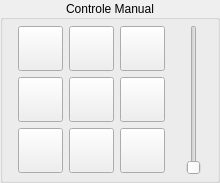
                  <widget class="QGroupBox" name="groupControlManual">
                   <property name="minimumSize">
                    <size>
                     <width>220</width>
                     <height>105</height>
                    </size>
                   </property>
                   <property name="maximumSize">
                    <size>
                     <width>220</width>
                     <height>16777215</height>
                    </size>
                   </property>
                   <property name="title">
                    <string>Controle Manual</string>
                   </property>
                   <property name="alignment">
                    <set>Qt::AlignCenter</set>
                   </property>
                   <property name="flat">
                    <bool>false</bool>
                   </property>
                   <property name="checkable">
                    <bool>false</bool>
                   </property>
                   <layout class="QHBoxLayout" name="horizontalLayout_4">
                    <property name="spacing">
                     <number>0</number>
                    </property>
                    <property name="leftMargin">
                     <number>0</number>
                    </property>
                    <property name="topMargin">
                     <number>0</number>
                    </property>
                    <property name="rightMargin">
                     <number>0</number>
                    </property>
                    <property name="bottomMargin">
                     <number>0</number>
                    </property>
                    <item>
                     <widget class="QFrame" name="frameButtonsManual">
                      <property name="minimumSize">
                       <size>
                        <width>160</width>
                        <height>160</height>
                       </size>
                      </property>
                      <property name="maximumSize">
                       <size>
                        <width>160</width>
                        <height>160</height>
                       </size>
                      </property>
                      <property name="styleSheet">
                       <string notr="true"/>
                      </property>
                      <property name="frameShape">
                       <enum>QFrame::NoFrame</enum>
                      </property>
                      <property name="frameShadow">
                       <enum>QFrame::Plain</enum>
                      </property>
                      <layout class="QGridLayout" name="gridLayout">
                       <property name="leftMargin">
                        <number>0</number>
                       </property>
                       <property name="topMargin">
                        <number>0</number>
                       </property>
                       <property name="rightMargin">
                        <number>0</number>
                       </property>
                       <property name="bottomMargin">
                        <number>0</number>
                       </property>
                       <property name="spacing">
                        <number>0</number>
                       </property>
                       <item row="0" column="2">
                        <widget class="QPushButton" name="buttonUpManual">
                         <property name="minimumSize">
                          <size>
                           <width>45</width>
                           <height>45</height>
                          </size>
                         </property>
                         <property name="maximumSize">
                          <size>
                           <width>45</width>
                           <height>45</height>
                          </size>
                         </property>
                         <property name="text">
                          <string/>
                         </property>
                         <property name="icon">
                          <iconset resource="rsc.qrc">
                           <normaloff>:/imagens/icons/arrow-up.png</normaloff>
                           <normalon>:/imagens/icons/arrow-up-selected.png</normalon>:/imagens/icons/arrow-up.png</iconset>
                         </property>
                         <property name="iconSize">
                          <size>
                           <width>45</width>
                           <height>45</height>
                          </size>
                         </property>
                         <property name="checkable">
                          <bool>false</bool>
                         </property>
                        </widget>
                       </item>
                       <item row="0" column="1">
                        <widget class="QPushButton" name="buttonUpLeftManual">
                         <property name="minimumSize">
                          <size>
                           <width>45</width>
                           <height>45</height>
                          </size>
                         </property>
                         <property name="maximumSize">
                          <size>
                           <width>45</width>
                           <height>45</height>
                          </size>
                         </property>
                         <property name="text">
                          <string/>
                         </property>
                         <property name="icon">
                          <iconset resource="rsc.qrc">
                           <normaloff>:/imagens/icons/arrow-up-left.png</normaloff>
                           <normalon>:/imagens/icons/arrow-up-left-selected.png</normalon>:/imagens/icons/arrow-up-left.png</iconset>
                         </property>
                         <property name="iconSize">
                          <size>
                           <width>45</width>
                           <height>45</height>
                          </size>
                         </property>
                         <property name="checkable">
                          <bool>false</bool>
                         </property>
                        </widget>
                       </item>
                       <item row="1" column="2">
                        <widget class="QPushButton" name="buttonPickUpAndDrop">
                         <property name="minimumSize">
                          <size>
                           <width>45</width>
                           <height>45</height>
                          </size>
                         </property>
                         <property name="maximumSize">
                          <size>
                           <width>45</width>
                           <height>45</height>
                          </size>
                         </property>
                         <property name="text">
                          <string/>
                         </property>
                         <property name="icon">
                          <iconset resource="rsc.qrc">
                           <normaloff>:/imagens/icons/hand.png</normaloff>
                           <normalon>:/imagens/icons/hand_selected.png</normalon>:/imagens/icons/hand.png</iconset>
                         </property>
                         <property name="iconSize">
                          <size>
                           <width>45</width>
                           <height>45</height>
                          </size>
                         </property>
                         <property name="checkable">
                          <bool>true</bool>
                         </property>
                        </widget>
                       </item>
                       <item row="2" column="1">
                        <widget class="QPushButton" name="buttonDownLeftManual">
                         <property name="minimumSize">
                          <size>
                           <width>45</width>
                           <height>45</height>
                          </size>
                         </property>
                         <property name="maximumSize">
                          <size>
                           <width>45</width>
                           <height>45</height>
                          </size>
                         </property>
                         <property name="text">
                          <string/>
                         </property>
                         <property name="icon">
                          <iconset resource="rsc.qrc">
                           <normaloff>:/imagens/icons/arrow-down-left.png</normaloff>
                           <normalon>:/imagens/icons/arrow-down-left-selected.png</normalon>:/imagens/icons/arrow-down-left.png</iconset>
                         </property>
                         <property name="iconSize">
                          <size>
                           <width>45</width>
                           <height>45</height>
                          </size>
                         </property>
                         <property name="checkable">
                          <bool>false</bool>
                         </property>
                        </widget>
                       </item>
                       <item row="2" column="3">
                        <widget class="QPushButton" name="buttonDownRightManual">
                         <property name="minimumSize">
                          <size>
                           <width>45</width>
                           <height>45</height>
                          </size>
                         </property>
                         <property name="maximumSize">
                          <size>
                           <width>45</width>
                           <height>45</height>
                          </size>
                         </property>
                         <property name="text">
                          <string/>
                         </property>
                         <property name="icon">
                          <iconset resource="rsc.qrc">
                           <normaloff>:/imagens/icons/arrow-down-right.png</normaloff>
                           <normalon>:/imagens/icons/arrow-down-right-selected.png</normalon>:/imagens/icons/arrow-down-right.png</iconset>
                         </property>
                         <property name="iconSize">
                          <size>
                           <width>45</width>
                           <height>45</height>
                          </size>
                         </property>
                         <property name="checkable">
                          <bool>false</bool>
                         </property>
                         <property name="autoRepeat">
                          <bool>false</bool>
                         </property>
                         <property name="autoRepeatInterval">
                          <number>500</number>
                         </property>
                        </widget>
                       </item>
                       <item row="2" column="2">
                        <widget class="QPushButton" name="buttonDownManual">
                         <property name="minimumSize">
                          <size>
                           <width>45</width>
                           <height>45</height>
                          </size>
                         </property>
                         <property name="maximumSize">
                          <size>
                           <width>45</width>
                           <height>45</height>
                          </size>
                         </property>
                         <property name="text">
                          <string/>
                         </property>
                         <property name="icon">
                          <iconset resource="rsc.qrc">
                           <normaloff>:/imagens/icons/arrow-down.png</normaloff>
                           <normalon>:/imagens/icons/arrow-down-selected.png</normalon>:/imagens/icons/arrow-down.png</iconset>
                         </property>
                         <property name="iconSize">
                          <size>
                           <width>45</width>
                           <height>45</height>
                          </size>
                         </property>
                         <property name="checkable">
                          <bool>false</bool>
                         </property>
                        </widget>
                       </item>
                       <item row="1" column="3">
                        <widget class="QPushButton" name="buttonRightManual">
                         <property name="minimumSize">
                          <size>
                           <width>45</width>
                           <height>45</height>
                          </size>
                         </property>
                         <property name="maximumSize">
                          <size>
                           <width>45</width>
                           <height>45</height>
                          </size>
                         </property>
                         <property name="text">
                          <string/>
                         </property>
                         <property name="icon">
                          <iconset resource="rsc.qrc">
                           <normaloff>:/imagens/icons/arrow-right.png</normaloff>
                           <normalon>:/imagens/icons/arrow-right-selected.png</normalon>:/imagens/icons/arrow-right.png</iconset>
                         </property>
                         <property name="iconSize">
                          <size>
                           <width>45</width>
                           <height>45</height>
                          </size>
                         </property>
                         <property name="checkable">
                          <bool>false</bool>
                         </property>
                        </widget>
                       </item>
                       <item row="0" column="3">
                        <widget class="QPushButton" name="buttonUpRightManual">
                         <property name="minimumSize">
                          <size>
                           <width>45</width>
                           <height>45</height>
                          </size>
                         </property>
                         <property name="maximumSize">
                          <size>
                           <width>45</width>
                           <height>45</height>
                          </size>
                         </property>
                         <property name="text">
                          <string/>
                         </property>
                         <property name="icon">
                          <iconset resource="rsc.qrc">
                           <normaloff>:/imagens/icons/arrow-up-right.png</normaloff>
                           <normalon>:/imagens/icons/arrow-up-right-selected.png</normalon>:/imagens/icons/arrow-up-right.png</iconset>
                         </property>
                         <property name="iconSize">
                          <size>
                           <width>45</width>
                           <height>45</height>
                          </size>
                         </property>
                         <property name="checkable">
                          <bool>false</bool>
                         </property>
                        </widget>
                       </item>
                       <item row="1" column="1">
                        <widget class="QPushButton" name="buttonLeftManual">
                         <property name="minimumSize">
                          <size>
                           <width>45</width>
                           <height>45</height>
                          </size>
                         </property>
                         <property name="maximumSize">
                          <size>
                           <width>45</width>
                           <height>45</height>
                          </size>
                         </property>
                         <property name="text">
                          <string/>
                         </property>
                         <property name="icon">
                          <iconset resource="rsc.qrc">
                           <normaloff>:/imagens/icons/arrow-left.png</normaloff>
                           <normalon>:/imagens/icons/arrow-left-selected.png</normalon>:/imagens/icons/arrow-left.png</iconset>
                         </property>
                         <property name="iconSize">
                          <size>
                           <width>45</width>
                           <height>45</height>
                          </size>
                         </property>
                         <property name="checkable">
                          <bool>false</bool>
                         </property>
                        </widget>
                       </item>
                      </layout>
                     </widget>
                    </item>
                    <item>
                     <widget class="QSlider" name="sliderEixoZManual">
                      <property name="minimumSize">
                       <size>
                        <width>25</width>
                        <height>0</height>
                       </size>
                      </property>
                      <property name="maximumSize">
                       <size>
                        <width>25</width>
                        <height>150</height>
                       </size>
                      </property>
                      <property name="styleSheet">
                       <string notr="true"/>
                      </property>
                      <property name="maximum">
                       <number>100</number>
                      </property>
                      <property name="orientation">
                       <enum>Qt::Vertical</enum>
                      </property>
                      <property name="tickPosition">
                       <enum>QSlider::NoTicks</enum>
                      </property>
                     </widget>
                    </item>
                   </layout>
                  </widget>
